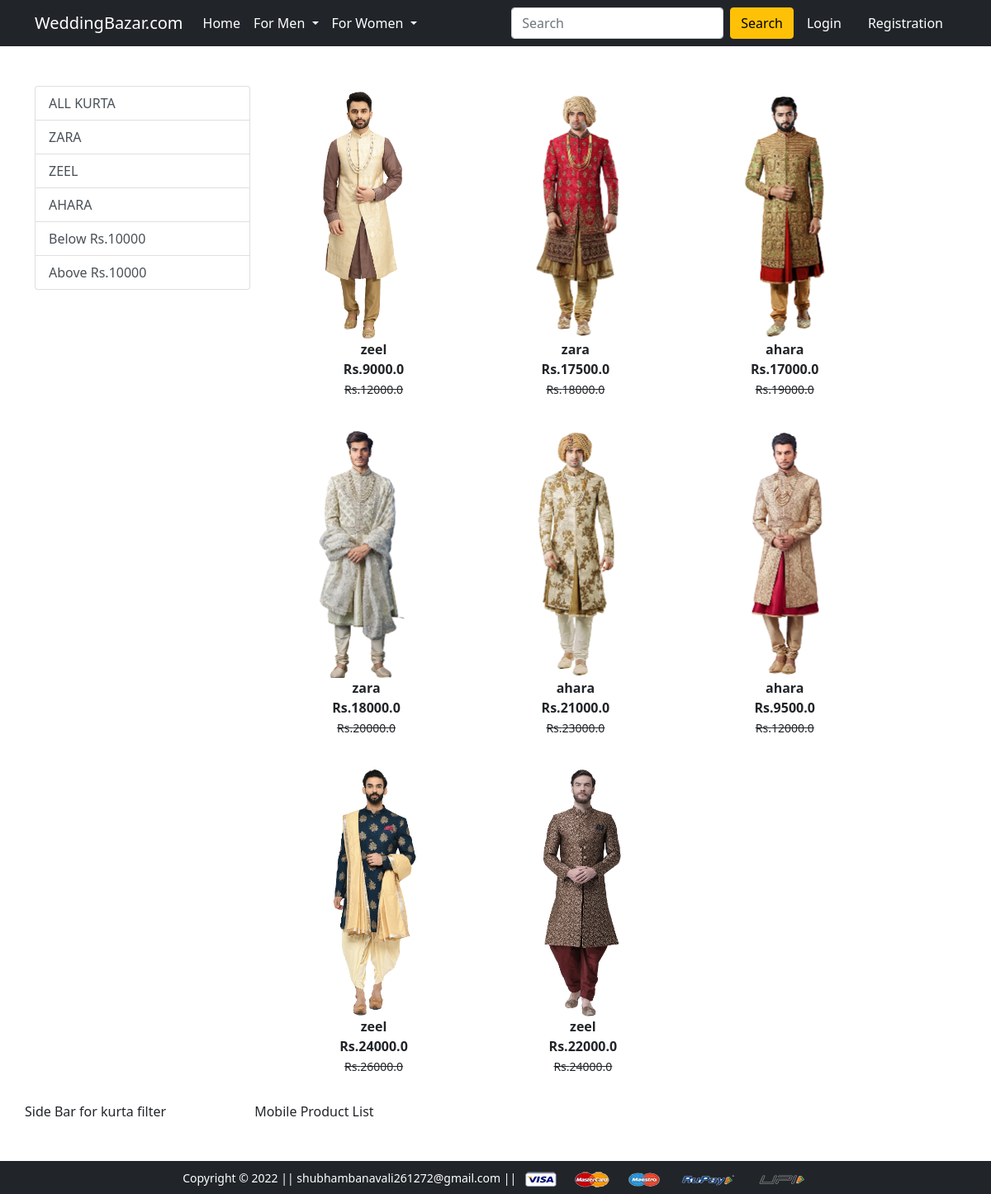
/kurta/, run on the app's committed database.
### app/models.py (models this page shows, shortened)
class product(models.Model):
    title=models.CharField(max_length=200)
    selling_price=models.FloatField()
    discount_price=models.FloatField()
    discription=models.TextField()
    brand=models.CharField(max_length=100)
    catogery=models.CharField(choices=CATOGORY_CHOICES,max_length=10)
    product_image=models.ImageField(upload_to='productimg')

### app/views.py (the view)
# urls.py: path('kurta/', views.kurta,name='kurta'),
def kurta(request,data=None):
    if data == None:
        kurta=product.objects.filter(catogery='KU')
    elif data=='zara' or data=='zeel' or data=='ahara':
        kurta=product.objects.filter(catogery='KU').filter(brand=data)
    elif data=='below':
        kurta=product.objects.filter(catogery='KU').filter(discount_price__lt=10000)
    elif data=='above':
        kurta=product.objects.filter(catogery='KU').filter(discount_price__gt=10000)
    return render(request, 'app/kurta.html',{'kurta':kurta})

### app/templates/app/kurta.html (shortened to what this page needs)
{% extends 'app/base.html' %}
{% load static %}
{% block main-content %}
<div class="container my-5">
 <div class="row">
  <div class="col-sm-3">
    <div class="list-group">
        <a href="{% url 'kurta' %}" class="list-group-item list-group-item-action" aria-current="true">ALL KURTA</a>
        <a href="{% url 'kurta1' 'zara' %}" class="list-group-item list-group-item-action" aria-current="true">ZARA</a>
        <a href="{% url 'kurta1' 'zeel' %}" class="list-group-item list-group-item-action" aria-current="true">ZEEL</a>
        <a href="{% url 'kurta1' 'ahara' %}" class="list-group-item list-group-item-action" aria-current="true">AHARA</a>
        <a href="{% url 'kurta1' 'below' %}" class="list-group-item list-group-item-action" aria-current="true">Below Rs.10000</a>
        <a href="{% url 'kurta1' 'above' %}" class="list-group-item list-group-item-action" aria-current="true">Above Rs.10000</a>
    </div>
  </div>
  <div class="col-sm-8">
    <div class="row">
        {% for i in kurta %}
        <div class="col-sm-4 text-center mb-4">
            <a href="{% url 'product-detail' i.id %}" class="btn">
                <div class="item">
                    <img src="{{i.product_image.url}}" alt="" height="300">
                    <div class="fw-bold">{{i.brand}}</div>
                    <div class="fw-bold">Rs.{{i.discount_price}}</div>
                    <small class="fw-light text-decoration-line-through">Rs.{{i.selling_price}}</small>
                </div>
            </a>
        </div>
        {% endfor %}
    </div>
  </div>
  Side Bar for kurta filter
  <div class="col-sm-8 offset-sm-1">
   Mobile Product List
  </div>
 </div>
</div>
{% endblock main-content %}

### app/templates/app/base.html (shortened to what this page needs)
<!doctype html>
{% load static %}
<html lang="en">
  <head>
    <link href="https://cdn.jsdelivr.net/npm/bootstrap@5.0.0-beta1/dist/css/bootstrap.min.css" rel="stylesheet">
    <link rel="stylesheet" href="{% static 'app/css/owl.carousel.min.css' %}">
    <link rel="stylesheet" href="{% static 'app/css/all.min.css' %}">
    <link rel="stylesheet" href="{% static 'app/css/style.css' %}">
    <link rel="stylesheet" href="{% static 'app/css/bg.css' %}">
  </head>
  <body>
    <nav class="navbar navbar-expand-lg navbar-dark bg-dark">
     <div class="container">
       <a class="navbar-brand" href="/">WeddingBazar.com</a>
       <div class="collapse navbar-collapse" id="navbarSupportedContent">
         <ul class="navbar-nav me-auto mb-2 mb-lg-0">
           <li class="nav-item">
             <a class="nav-link active" aria-current="page" href="/">Home</a>
           </li>
           <li class="nav-item dropdown">
             <a class="nav-link dropdown-toggle text-white" href="#" id="electronicsDropdown" role="button" data-bs-toggle="dropdown" aria-expanded="false">
               For Men
             </a>
           </li>
           <li class="nav-item dropdown">
             <a class="nav-link dropdown-toggle text-white" href="#" id="fashionDropdown" role="button" data-bs-toggle="dropdown" aria-expanded="false">
               For Women
             </a>
           </li>
         </ul>
         <form class="d-flex" action="/search">
           <input class="form-control me-2" type="search" placeholder="Search" name="search" aria-label="Search">
           <button class="btn btn-warning" type="submit">Search</button>
         </form>
         <div>
          <ul class="navbar-nav me-auto mb-2 mb-lg-0">
            {% if request.user.is_authenticated %}
           <li class="nav-item dropdown mx-2">
              <a class="nav-link dropdown-toggle text-white" href="#" id="profileDropdown" role="button" data-bs-toggle="dropdown" aria-expanded="false">
                {{request.user.username|capfirst}}
              </a>
              <ul class="dropdown-menu" aria-labelledby="profileDropdown">
                <li><a class="dropdown-item" href="{% url 'profile' %}">Profile</a></li>
                <li><a class="dropdown-item" href="{% url 'orders' %}">Orders</a></li>
                <li><a class="dropdown-item" href="{% url 'passwordchange' %}">Change Password</a></li>
                <li><a class="dropdown-item" href="{% url 'logout' %}">Logout</a></li>
              </ul>
            </li>
            <li class="nav-item mx-2">
             <a href="{% url 'showcart' %}" class="nav-link text-white"><span class="badge bg-danger"></span> Cart </a>
            </li>
            {% else %}
            <li class="nav-item mx-2">
             <a href="{% url 'login' %}" class="nav-link text-white">Login</a>
            </li>
            <li class="nav-item mx-2">
             <a href="{% url 'customerregistration' %}" class="nav-link text-white">Registration</a>
            </li>
            {% endif %}
          </ul>
         </div>
       </div>
     </div>
    </nav>
    <div bg-light>
    {% block main-content %} {% endblock main-content %}
  </div>
    <footer class="container-fluid bg-dark text-center p-2 mt-5">
        <small class="text-white">Copyright &copy; 2022 || shubhambanavali261272@gmail.com || </small>
        <img src="{% static 'app/images/payment.png' %}" alt="" srcset="" class="img-fluid" height="4px">
    </footer>
  </body>
</html>

### app/static/app/css/bg.css (style rules this page uses)
* { margin: 0; padding: 0; box-sizing: border-box; }

### data on the page
product: product_image (picture), brand "zeel", discount_price "9000.0", selling_price "12000.0"
product: product_image (picture), brand "zara", discount_price "17500.0", selling_price "18000.0"
product: product_image (picture), brand "ahara", discount_price "17000.0", selling_price "19000.0"
product: product_image (picture), brand "zara", discount_price "18000.0", selling_price "20000.0"
product: product_image (picture), brand "ahara", discount_price "21000.0", selling_price "23000.0"
product: product_image (picture), brand "ahara", discount_price "9500.0", selling_price "12000.0"
product: product_image (picture), brand "zeel", discount_price "24000.0", selling_price "26000.0"
product: product_image (picture), brand "zeel", discount_price "22000.0", selling_price "24000.0"
